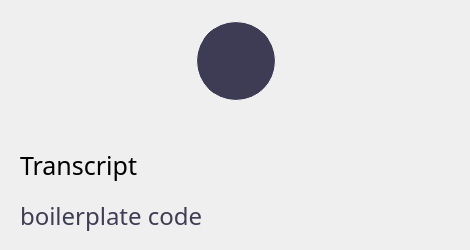
     <widget class="QWidget" name="MainPage">
      <widget class="QPushButton" name="btnMicrophoneControl">
       <property name="geometry">
        <rect>
         <x>196</x>
         <y>21</y>
         <width>80</width>
         <height>80</height>
        </rect>
       </property>
       <property name="sizePolicy">
        <sizepolicy hsizetype="Maximum" vsizetype="Maximum">
         <horstretch>0</horstretch>
         <verstretch>0</verstretch>
        </sizepolicy>
       </property>
       <property name="maximumSize">
        <size>
         <width>100</width>
         <height>100</height>
        </size>
       </property>
       <property name="styleSheet">
        <string notr="true">QPushButton{
background-color: rgb(62, 60, 84);
border: 1px solid white;
border-radius: 40;
}
QPushButton:pressed{
	background-color: rgb(103, 100, 138);
}</string>
       </property>
       <property name="text">
        <string/>
       </property>
       <property name="icon">
        <iconset>
         <normaloff>Icons/Icon ionic-ios-mic.png</normaloff>Icons/Icon ionic-ios-mic.png</iconset>
       </property>
       <property name="iconSize">
        <size>
         <width>32</width>
         <height>32</height>
        </size>
       </property>
      </widget>
      <widget class="QLabel" name="lblTranscript">
       <property name="geometry">
        <rect>
         <x>20</x>
         <y>150</y>
         <width>151</width>
         <height>31</height>
        </rect>
       </property>
       <property name="font">
        <font>
         <family>Segoe UI Semibold</family>
         <pointsize>19</pointsize>
         <weight>50</weight>
         <bold>false</bold>
        </font>
       </property>
       <property name="text">
        <string>Transcript</string>
       </property>
      </widget>
      <widget class="QLabel" name="lblLiveTranscript">
       <property name="geometry">
        <rect>
         <x>20</x>
         <y>190</y>
         <width>441</width>
         <height>51</height>
        </rect>
       </property>
       <property name="font">
        <font>
         <family>Segoe UI Semibold</family>
         <pointsize>18</pointsize>
         <weight>50</weight>
         <bold>false</bold>
        </font>
       </property>
       <property name="styleSheet">
        <string notr="true">color:rgb(63, 61, 84);
</string>
       </property>
       <property name="text">
        <string>boilerplate code</string>
       </property>
      </widget>
     </widget>
